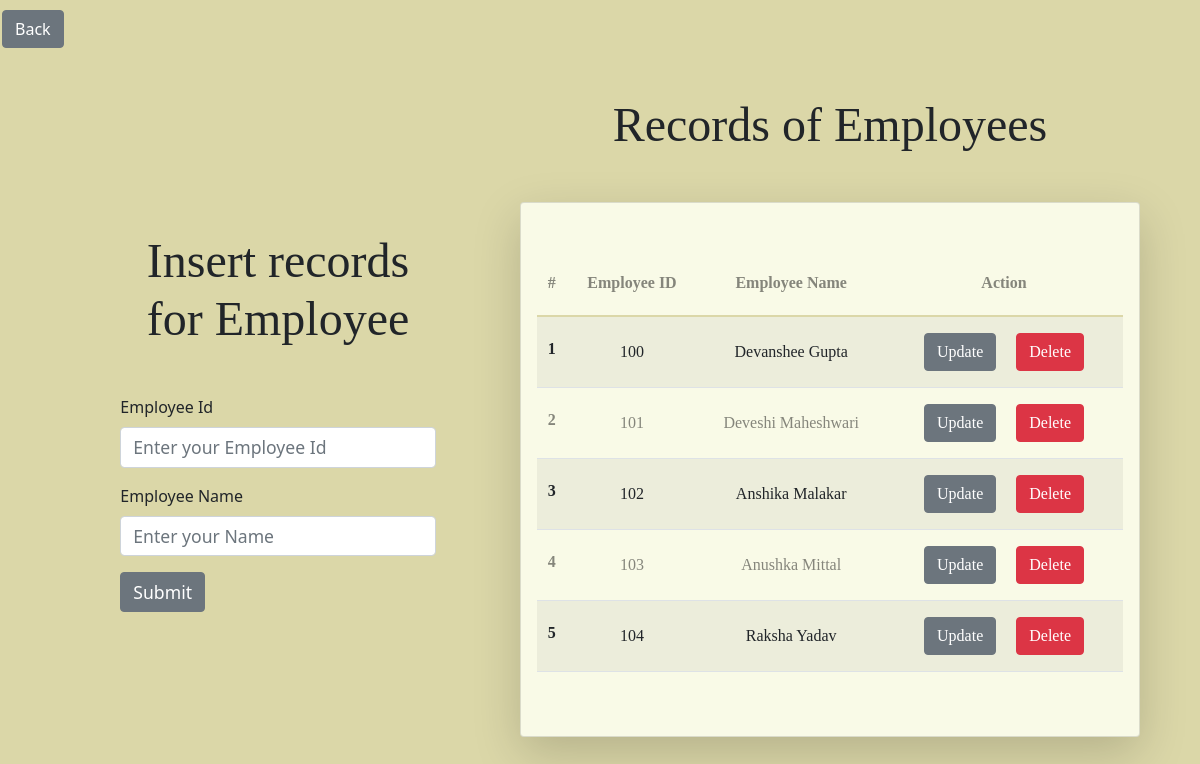
/employee/, run on an earlier commit of the app's database.
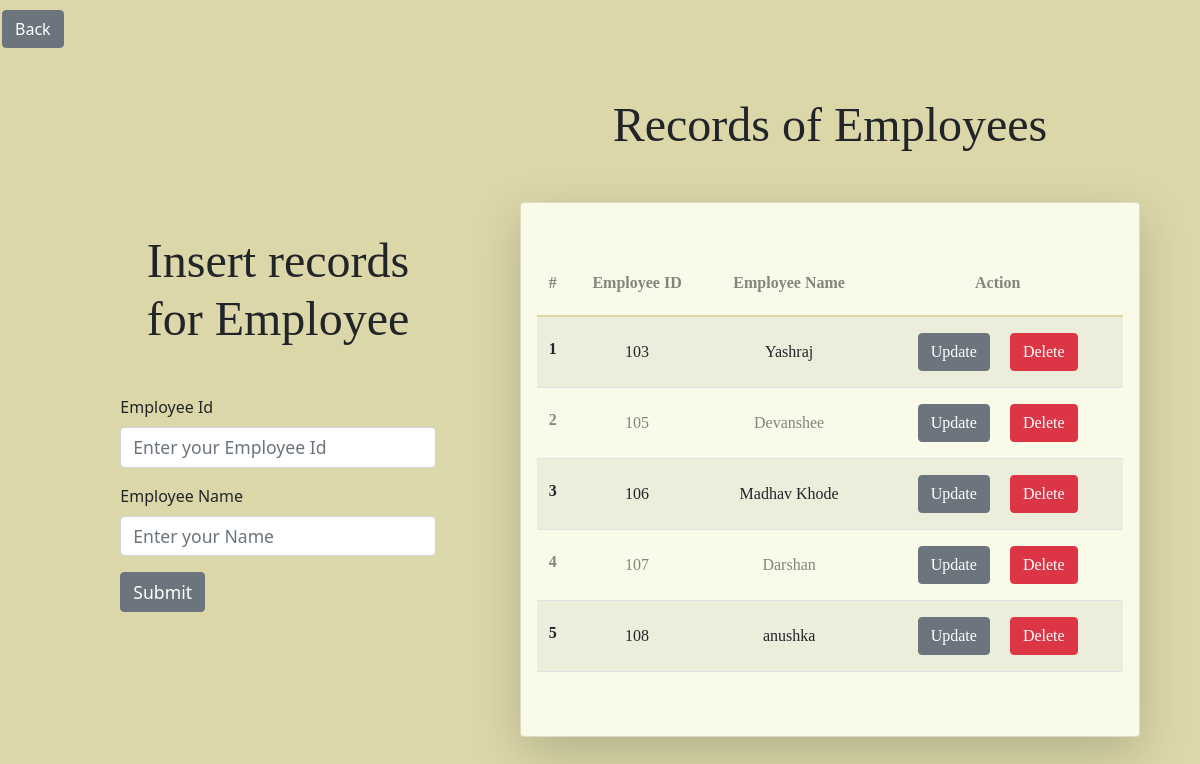
And on a later commit of the database.
### home/models.py (models this page shows)
class Employee(models.Model):
    Employee_id = models.IntegerField(primary_key = True)
    Employee_name = models.CharField(max_length = 50)

### home/views.py (the view, shortened to what this page needs)
# urls.py: path('employee/',employee_home, name="employee_home"),
def employee_home(request):
    Employee_all=Employee.objects.all()
    context={
        'Employee_all' : Employee_all,
        'Title': "Employee | Home",
        'back_url' : "/ "
    }
    return render(request, "employee_home.html",context)

### home/templates/employee_home.html (shortened to what this page needs)
{% extends "base.html" %} {% block start %}
<div id="employee_home_body" class="row p-5 m-0">
<div id="form_box" class="col-md-5">
<form class="mt-5 col-10 h-100 p-4 mx-auto container" method="post">
  <h1 class="mb-5 text-center">Insert records for Employee</h1>
  <div class="mb-3">
    <label for="employee_id" class="form-label"> Employee Id </label>
    <input
      type="number"
      class="form-control"
      id="employee_id"
      name="employee_id"
      placeholder="Enter your Employee Id"
      required
    />
  </div>
  <div class="mb-3">
    <label for="employee_name" class="form-label"> Employee Name </label>
    <input
      type="text"
      class="form-control"
      id="employee_name"
      name="employee_name"
      placeholder="Enter your Name"
      required
    />
  </div>
  <div class="mx-auto">
    <input class="btn btn-secondary" type="submit" />
  </div>
</form>
</div>
<div class="container col-md-7 ">
  <h1 class="text-center my-5">Records of Employees</h1>
  <div class="mx-auto card py-5 px-3 shadow-lg">
    <table class="table table-striped">
      <thead>
        <tr class="text-center mx-auto border-bottom">
          <th scope="col">#</th>
          <th scope="col">Employee ID</th>
          <th scope="col">Employee Name</th>
          <th scope="col">Action</th>
        </tr>
      </thead>
      <tbody>
        {%for employee in Employee_all %}
        <tr class="text-center">
          <th scope="row">{{forloop.counter}}</th>
          <td>{{employee.Employee_id}}</td>
          <td>{{employee.Employee_name}}</td>
          <td class="text-center">
            <a
              href="/employee-update/{{employee.Employee_id}}"
              class="btn m-2 btn-secondary"
              >Update</a
            >
            <a
              href="/employee-delete/{{employee.Employee_id}}"
              class="btn btn-danger m-2 text-xs"
              >Delete</a
            >
          </td>
        </tr>
        {% endfor %}
      </tbody>
    </table>
  </div>
</div>
</div>
{% endblock%}

### home/templates/base.html (shortened to what this page needs)
<!DOCTYPE html>
<html lang="en">
  {% load static %}
  <head>
    <link
      href="https://cdn.jsdelivr.net/npm/bootstrap@5.0.2/dist/css/bootstrap.min.css"
      rel="stylesheet"
    />
    <link rel="stylesheet"  href="{%  static  'css/index.css'  %}">
  </head>
  <body>
    <a href= {% if back_url%}{{back_url}}{%else%}"/"{%endif%} class="btn btn-secondary" id="back_btn">Back</a>
    {% block start %} {% endblock%}
  </body>
</html>

### home/static/css/index.css (style rules this page uses)
#back_btn { position: absolute; top: 10px; left: 2px; }
#employee_home_body { display: flex; justify-content: center; min-height: 100vh; height: max-content; background-color: #DBD7A8; }
#employee_home_body #form_box { margin-top: 7em; }
#employee_home_body table { font-family: 'Lucida Sans', 'Lucida Sans Regular', 'Lucida Grande', 'Lucida Sans Unicode'; font-size: 1em; color: rgba(0, 0, 0, 0.468); }
#employee_home_body .card { background-color: #F9FAE7; }
#employee_home_body h1 { font-family: Cochin; font-size: 3em; }
#employee_home_body input { font-size: 1.1em; }
#employee_home_body th { line-height: 3em!important; margin: auto; }
#employee_home_body td { line-height: 2em!important; vertical-align: middle; }
thead { border-bottom: 2px solid #DBD7A8; }
#department_home_body th,td { line-height: 4em!important; vertical-align: middle; }

What changed in the data, as far as the page shows it:
removed Employee: Employee_id "100", Employee_name "Devanshee Gupta"
removed Employee: Employee_id "101", Employee_name "Deveshi Maheshwari"
removed Employee: Employee_id "102", Employee_name "Anshika Malakar"
removed Employee: Employee_id "104", Employee_name "Raksha Yadav"
changed Employee id 103: Employee_name "Anushka Mittal" → "Yashraj"
added Employee: Employee_id "105", Employee_name "Devanshee"
added Employee: Employee_id "106", Employee_name "Madhav Khode"
added Employee: Employee_id "107", Employee_name "Darshan"
added Employee: Employee_id "108", Employee_name "anushka"
